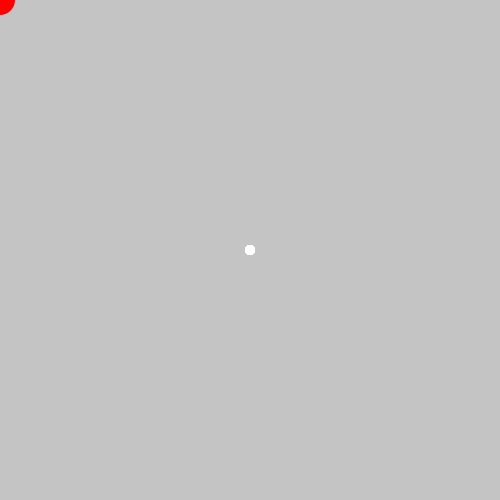
Frame 1 (no input)
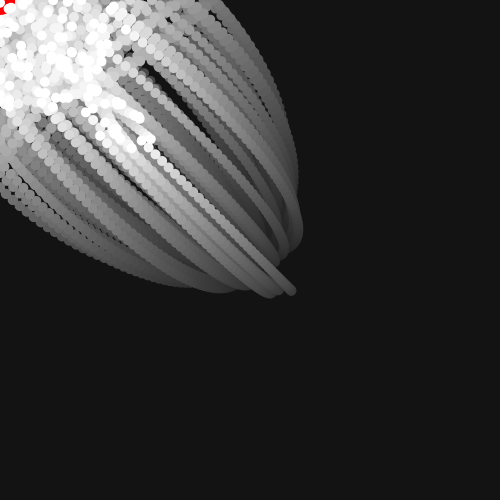
Frame 60 (the mouse pressed at the canvas centre just before this capture)
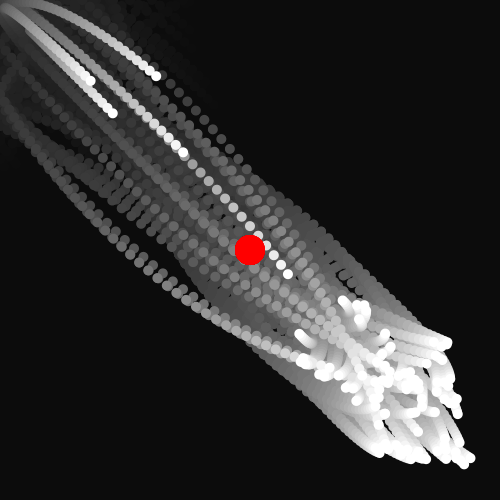
Frame 120 (the mouse held since frame 60 and released just before this capture)

The Processing sketch that drew these frames (run headless with seeded random() and noise(); from frame 60 on, the mouse is pressed at the canvas centre):

// Processing sketch: ex18_22
// ── ex18_22.pde
// 본문 코드: 마우스를 누른 위치에 인력을 만들어 원 객체들을 끌어당기기

Circle[] c = new Circle[100];
PVector mouse = new PVector(0, 0);

void setup() {
  size(500, 500);
  for (int i = 0; i < c.length; i++) {
    c[i] = new Circle();
    c[i].firstForce();
  }
}

void draw() {
  // 페이딩 효과
  noStroke();  
  fill(0, 10);  
  rect(0, 0, width, height);

  fill(255, 0, 0);
  ellipse(mouse.x, mouse.y, 30, 30);

  for (int i = 0; i < c.length; i++) {
    c[i].display();
    c[i].move();
    c[i].bounce();
    c[i].addForce(mouse);
  }
}

void mousePressed() {
  mouse = new PVector(mouseX, mouseY);
}

// 클래스 코드

class Circle {
  PVector location, velocity, accel;
  float d, friction;
  color col;

  Circle() {
    location = new PVector(width/2, height/2);
    velocity = new PVector(0, 0);
    accel = new PVector(0, 0);
    d = 10;
    friction = 0.99;
    col = color(255);
  }

  void display() {
    fill(col);
    ellipse(location.x, location.y, d, d);
  }

  void move() {
    velocity.mult(friction);
    velocity.add(accel);
    location.add(velocity);
    accel.mult(0);
  }

  void bounce() {
    // 경계에 부딪힐 때 반사 적용
    if (location.x < 0) {
      location.x = 0;
      velocity.x *= -1;
    }
    if (location.x > width) {
      location.x = width;
      velocity.x *= -1;
    }
    if (location.y < 0) {
      location.y = 0;
      velocity.y *= -1;
    }
    if (location.y > height) {
      location.y = height;
      velocity.y *= -1;
    }
  }

  void firstForce() {
    PVector force = new PVector(random(-5, 5), random(-5, 5));
    accel.add(force);
  }

  void addForce(PVector mouse) {
    PVector force = PVector.sub(mouse, location);
    force.normalize();
    force.mult(0.3);
    accel.add(force);
  }
}
